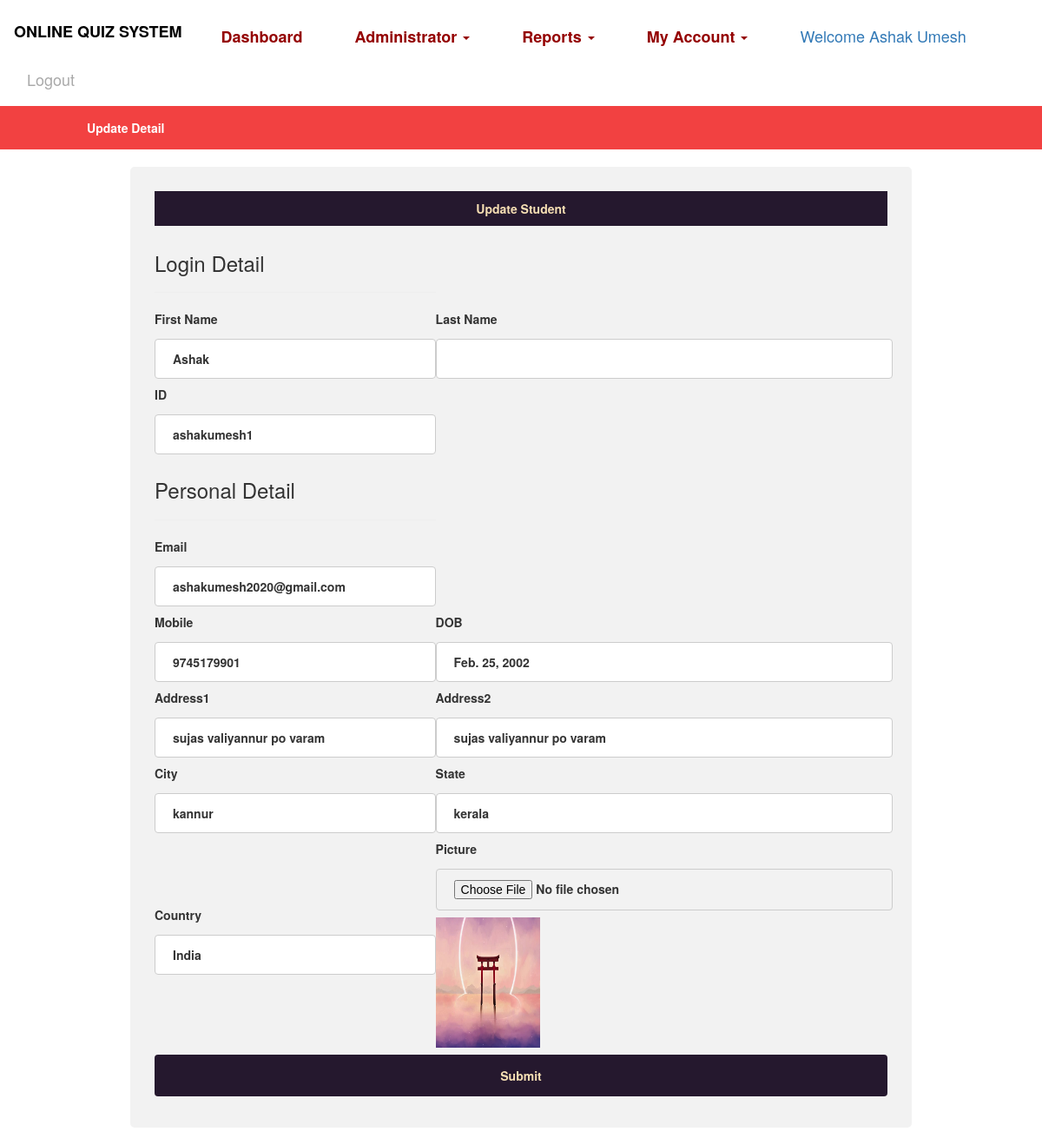
/editstudent/19 (signed in), run on the app's committed database.
### Quiz/models.py (models this page shows, shortened)
class UserDetail(models.Model):
    user = models.ForeignKey(User, on_delete=models.CASCADE, null=True)
    cat = models.CharField(max_length=30, null=True)
    gender = models.CharField(max_length=30, null=True)
    mobile = models.CharField(max_length=10, null=True)
    add1 = models.CharField(max_length=100, null=True)
    add2 = models.CharField(max_length=100, null=True)
    city = models.CharField(max_length=50, null=True)
    state = models.CharField(max_length=50, null=True)
    country = models.CharField(max_length=50, null=True)
    img = models.FileField(null=True)
    dob = models.DateField(null=True)

### Quiz/views.py (the view, shortened to what this page needs)
# urls.py: path('editstudent/<int:pid>',EditStudent, name='editstudent'),
def EditStudent(request,pid):
    if not request.user.is_authenticated:
        return redirect('tutorlogin')
    data = UserDetail.objects.get(id=pid)
    d = {'data': data}
    return render(request, 'editstudent.html',d)

### Quiz/templates/editstudent.html (shortened to what this page needs)
{% extends 'base2.html' %}
{% load static %}
{% block body %}
<div style="background-color:rgb(242, 65, 65);padding:15px">
        <table width="1000" align="center">
    <tr><th style="color:white"><b>Update Detail</b></th>
    </tr>
</table>
</div>
<body>
<div class="container">
<p><b>Update Student</b></p>
<table width="850">
  <form action="" method="post" enctype="multipart/form-data">
<tr>
	<th><h3>Login Detail</h3><hr></th>
</tr>
    <tr>
    <th><label for="fname">First Name</label>
    <input type="text" id="fname" name="fname" value="{{data.user.first_name}}"></th>
    <th><label for="lname">Last Name</label>
    <input type="text" id="lname" name="lname" value="{{data.user.last_name}}"></th>
 </tr>
 <tr>
    <th><label for="Login ID">ID</label>
    <input type="text" id="loginid" name="loginid" value="{{data.user.username}}"></th>
 </tr>
<tr>
	<th><h3>Personal Detail</h3><hr></th>
</tr>
<tr>
 	<th><label for="email">Email</label>
	<input type="email" id="email" name="email" value="{{data.user.email}}"></th>
</tr>
<tr>
	<tr>
    <th><label for="mobile">Mobile</label>
    <input type="text" id="mob" name="mob" value="{{data.mobile}}"></th>
    <th><label for="dob">DOB</label>
    <input type="text" id="dob" name="dob" value="{{data.dob}}" readonly></th>
 </tr>
 <tr>
    <th><label for="address1">Address1</label>
    <input type="text" id="address1" name="address1" value="{{data.add1}}"></th>
    <th><label for="address2">Address2 </label>
    <input type="text" id="address2" name="address2" value="{{data.add2}}"></th>
 </tr>
<tr>
     <th><label for="user_city">City</label>
    <input type="text" id="user_city" name="user_city" value="{{data.city}}"></th></th>
     <th><label for="user_state">State</label>
    <input type="text" id="user_state" name="user_state" value="{{data.state}}"></th></th>
 </tr>
<tr>
     <th><label for="user_country">Country</label>
         <input type="text" id="user_country" name="user_country" value="{{data.country}}"></th>
<th><label for="image">Picture</label>
<input type="file" id="image" name="image" placeholder="choose file">
    <img src="{{data.img.url}}" style="width:120px;height:150px">
</th>
</tr>
</table>
    <b><input type="submit" value="Submit"></b>
</div>
{% endblock %}

### Quiz/templates/base2.html (shortened to what this page needs)
<!DOCTYPE html>
<html lang="en">
<head>
    {% load static %}
  <link rel="stylesheet" href="https://maxcdn.bootstrapcdn.com/bootstrap/3.4.0/css/bootstrap.min.css">
  <link rel = stylesheet href = "//cdn.datatables.net/1.10.19/css/jquery.dataTables.min.css">
</head>
<body>
<nav class="navbar navbar-expand-sm bg-info navbar-dark" style="background-color:white">
    <ul class="nav navbar-nav">
      <li class="navbar-brand" style="color:rgb(0, 0, 0)"><h4><b>ONLINE QUIZ SYSTEM</b></h4></li>
            <li class="navbar-brand"><a href="{% url 'userdashboard' %}" style="color:rgb(148, 0, 0)"><b>Dashboard</b></a></li>
      <li class="navbar-brand"><a class="dropdown-toggle" data-toggle="dropdown" href="#" style="color:rgb(148, 0, 0);bottom-padding:18px"><b>Administrator</b>  <span class="caret"></span></a>
      </li>
      <li class="navbar-brand"><a class="dropdown-toggle" data-toggle="dropdown" href="#" style="color:rgb(148, 0, 0);bottom-padding:18px"><b>Reports</b>  <span class="caret"></span></a>
      </li>
      <li class="navbar-brand"><a class="dropdown-toggle" data-toggle="dropdown" href="#" style="color:rgb(148, 0, 0);bottom-padding:18px"><b>My Account</b>  <span class="caret"></span></a>
      </li>
        <li class="navbar-brand"> <a href="#" style="color:rgb(148, 0, 0) margin-top:25px">Welcome {{request.user.first_name}} {{request.user.last_name}}</a></li>
        <li class="navbar-brand"><a href="{% url 'logout' %}" style="color:darkgrey">Logout</a></li>
    </ul>
</nav>
{% block body %}
{% endblock %}
</body>
</html>

### Quiz/templates/base2.html (style rules this page uses)
input[type=submit] { background-color: rgb(37, 24, 46); border: none; color: wheat; text-decoration: none; cursor: pointer; }

### Quiz/templates/editstudent.html (style rules this page uses)
p { background-color:rgb(37,24,46) ; padding:10px; color:wheat; text-align:center }
input[type=text] ,input[type=date],input[type=file] ,input[type=password],input[type=email],select { width: 100%; padding: 12px 20px; margin: 8px 0; display: inline-block; border: 1px solid #ccc; border-radius: 4px; box-sizing: border-box; }
input[type=submit] { width: 100%; background-color: rgb(37,24,46); color: wheat; padding: 14px 20px; margin: 8px 0; border: none; border-radius: 4px; cursor: pointer; }
.container { margin-top:20px; margin-bottom:20px; width:900px; float:center; border-radius: 5px; background-color: #f2f2f2; padding: 28px; }

### data on the page
UserDetail: fname "Ashak", loginid "ashakumesh1", email "ashakumesh2020@gmail.com", mob "9745179901", dob "Feb. 25, 2002", address1 "sujas valiyannur po varam", address2 "sujas valiyannur po varam", user_city "kannur", user_state "kerala", user_country "India", img (picture)

### other printed values
{{ request.user.first_name }} "Ashak"
{{ request.user.last_name }} "Umesh"
